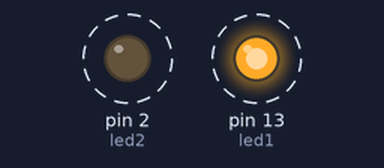
Bench run of a sketch on a simulated Arduino Uno, built with avr-gcc and run on an emulated ATmega328P. Shown: output pins drawn as LEDs (lit = HIGH). Dashed ring = blinking.

Above: at 0.05 s.
Timing chart, 0 to 3.0 s (numbered marks = the images above):
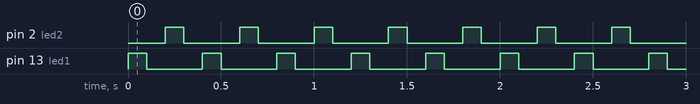

The sketch:

sketch_may25a.ino
```cpp
int led1 = 13,led2 = 2, n=0;

void setup() {
  // put your setup code here, to run once:
  pinMode(led1, OUTPUT);
  pinMode(led2, OUTPUT);
}

void loop() {
  // put your main code here, to run repeatedly:
  digitalWrite(led1, HIGH);
  delay(100);
  digitalWrite(led1, LOW);
  delay(100);
  digitalWrite(led2, HIGH);
  delay(100);
  digitalWrite(led2, LOW);
  delay(100);
}
```

Measured:
- by itself, pin 2 (led2), pin 13 (led1): alternates HIGH for 0.10 s and LOW for 0.30 s
